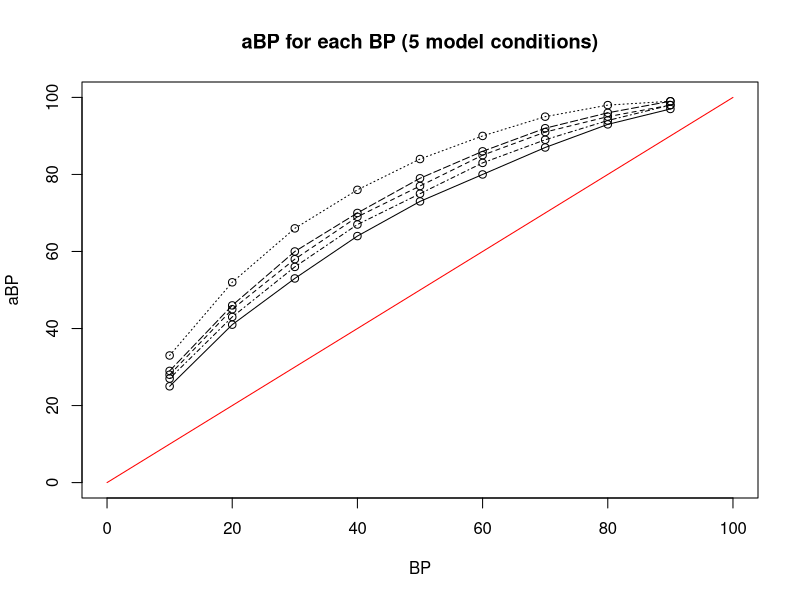
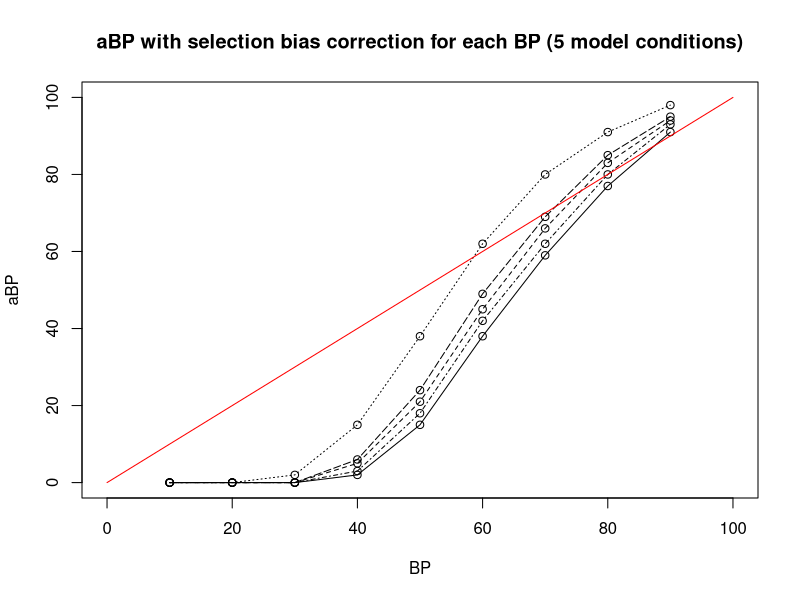

R code for these plots, in order:
d = read.table('Susko2010Table3.csv', sep='\t', header=TRUE)
pdf("Susko2010Table3aBP.pdf")
plot(d$BP, d$aBPRand, 
    xlim=c(0,100), ylim=c(0,100),
    xlab="BP", ylab="aBP",
    main="aBP for each BP (5 model conditions)", 
    type='l')
points(d$BP, d$aBPRand, pty=1)
points(d$BP, d$aBPExGam, pty=2)
lines(d$BP, d$aBPExGam, lty=2)
points(d$BP, d$aBPExEq, pty=3)
lines(d$BP, d$aBPExEq, lty=3)
points(d$BP, d$aBPExGamAA, pty=4)
lines(d$BP, d$aBPExGamAA, lty=4)
points(d$BP, d$aBPExEqAA, pty=5)
lines(d$BP, d$aBPExEqAA, lty=5)
lines(c(0,100), c(0,100), col="red")
dev.off()
pdf("Susko2010Table3aBPMLCorrection.pdf")
plot(d$BP, d$aBPMLRand, xlim=c(0,100), ylim=c(0,100), xlab="BP", ylab="aBP", main="aBP with selection bias correction for each BP (5 model conditions)",
    type='l')
points(d$BP, d$aBPMLRand, pty=1)
points(d$BP, d$aBPMLExGam, pty=2)
lines(d$BP, d$aBPMLExGam, lty=2)
points(d$BP, d$aBPMLExEq, pty=3)
lines(d$BP, d$aBPMLExEq, lty=3)
points(d$BP, d$aBPMLExGamAA, pty=4)
lines(d$BP, d$aBPMLExGamAA, lty=4)
points(d$BP, d$aBPMLExEqAA, pty=5)
lines(d$BP, d$aBPMLExEqAA, lty=5)
lines(c(0,100), c(0,100), col="red")
dev.off()
